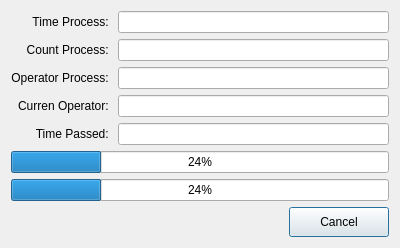
<?xml version="1.0" encoding="UTF-8"?>
<ui version="4.0">
 <class>DialogGoMarkovAnalysisProcess</class>
 <widget class="QDialog" name="DialogGoMarkovAnalysisProcess">
  <property name="geometry">
   <rect>
    <x>0</x>
    <y>0</y>
    <width>400</width>
    <height>236</height>
   </rect>
  </property>
  <property name="windowTitle">
   <string>Analysis Process</string>
  </property>
  <layout class="QVBoxLayout" name="verticalLayout_2">
   <item>
    <layout class="QGridLayout" name="gridLayout">
     <item row="3" column="0">
      <widget class="QLabel" name="label_5">
       <property name="text">
        <string>Curren Operator: </string>
       </property>
       <property name="alignment">
        <set>Qt::AlignRight|Qt::AlignTrailing|Qt::AlignVCenter</set>
       </property>
      </widget>
     </item>
     <item row="2" column="0">
      <widget class="QLabel" name="label_4">
       <property name="text">
        <string>Operator Process: </string>
       </property>
       <property name="alignment">
        <set>Qt::AlignRight|Qt::AlignTrailing|Qt::AlignVCenter</set>
       </property>
      </widget>
     </item>
     <item row="4" column="2">
      <widget class="QLineEdit" name="lineEditTimePassed">
       <property name="alignment">
        <set>Qt::AlignCenter</set>
       </property>
       <property name="readOnly">
        <bool>true</bool>
       </property>
      </widget>
     </item>
     <item row="4" column="0">
      <widget class="QLabel" name="label_3">
       <property name="text">
        <string>Time Passed: </string>
       </property>
       <property name="alignment">
        <set>Qt::AlignRight|Qt::AlignTrailing|Qt::AlignVCenter</set>
       </property>
      </widget>
     </item>
     <item row="0" column="2">
      <widget class="QLineEdit" name="lineEditTimeProcess">
       <property name="text">
        <string/>
       </property>
       <property name="alignment">
        <set>Qt::AlignCenter</set>
       </property>
       <property name="readOnly">
        <bool>true</bool>
       </property>
      </widget>
     </item>
     <item row="1" column="2">
      <widget class="QLineEdit" name="lineEditCountProcess">
       <property name="alignment">
        <set>Qt::AlignCenter</set>
       </property>
       <property name="readOnly">
        <bool>true</bool>
       </property>
      </widget>
     </item>
     <item row="0" column="0">
      <widget class="QLabel" name="label">
       <property name="text">
        <string>Time Process: </string>
       </property>
       <property name="alignment">
        <set>Qt::AlignRight|Qt::AlignTrailing|Qt::AlignVCenter</set>
       </property>
      </widget>
     </item>
     <item row="1" column="0">
      <widget class="QLabel" name="label_2">
       <property name="text">
        <string>Count Process: </string>
       </property>
       <property name="alignment">
        <set>Qt::AlignRight|Qt::AlignTrailing|Qt::AlignVCenter</set>
       </property>
      </widget>
     </item>
     <item row="2" column="2">
      <widget class="QLineEdit" name="lineEditOperatorProcess">
       <property name="alignment">
        <set>Qt::AlignCenter</set>
       </property>
       <property name="readOnly">
        <bool>true</bool>
       </property>
      </widget>
     </item>
     <item row="3" column="2">
      <widget class="QLineEdit" name="lineEditCurrentOperator">
       <property name="alignment">
        <set>Qt::AlignCenter</set>
       </property>
       <property name="readOnly">
        <bool>true</bool>
       </property>
      </widget>
     </item>
    </layout>
   </item>
   <item>
    <widget class="QProgressBar" name="progressBar">
     <property name="value">
      <number>24</number>
     </property>
    </widget>
   </item>
   <item>
    <widget class="QProgressBar" name="progressBarOperator">
     <property name="value">
      <number>24</number>
     </property>
    </widget>
   </item>
   <item>
    <layout class="QHBoxLayout" name="horizontalLayout">
     <item>
      <spacer name="horizontalSpacer">
       <property name="orientation">
        <enum>Qt::Horizontal</enum>
       </property>
       <property name="sizeHint" stdset="0">
        <size>
         <width>40</width>
         <height>20</height>
        </size>
       </property>
      </spacer>
     </item>
     <item>
      <widget class="QPushButton" name="cancelButton">
       <property name="minimumSize">
        <size>
         <width>100</width>
         <height>30</height>
        </size>
       </property>
       <property name="text">
        <string>Cancel</string>
       </property>
      </widget>
     </item>
    </layout>
   </item>
  </layout>
 </widget>
 <resources/>
 <connections/>
</ui>
